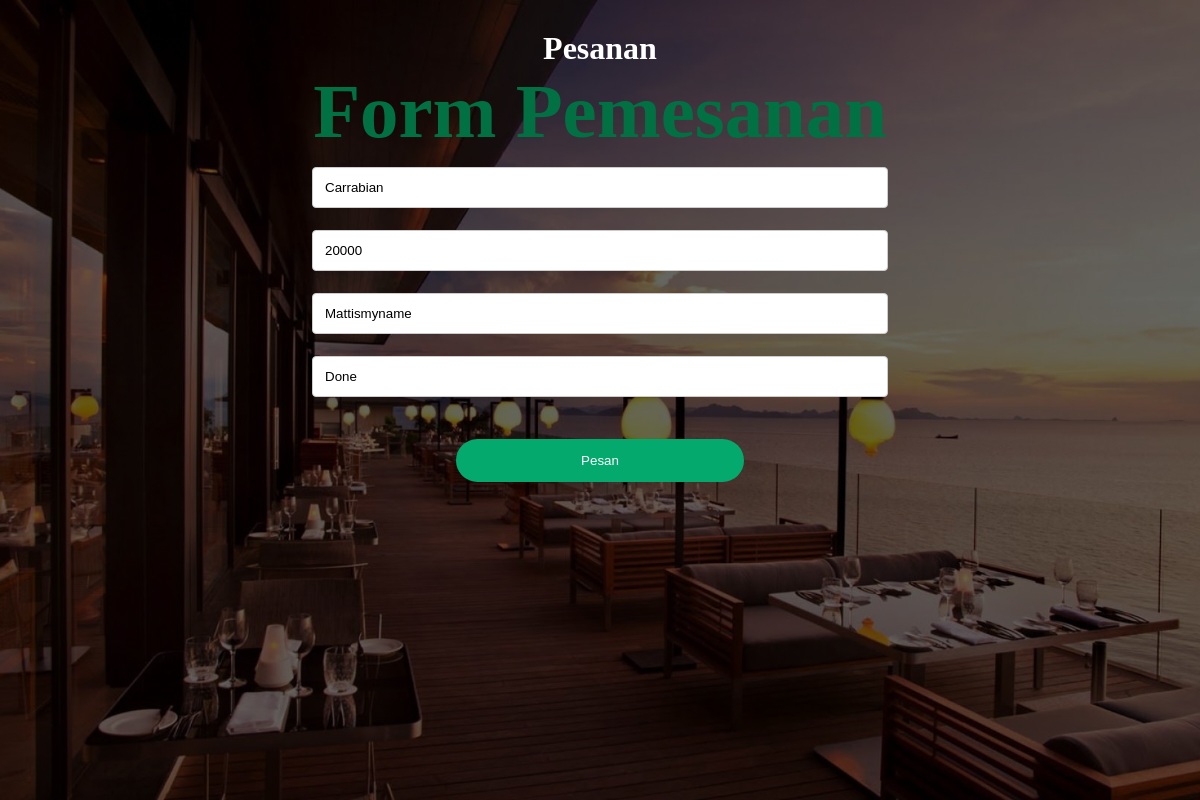
Screenshot of /panorama_cafe/update_pesanan.php?ID=1 (signed in) with the database file from the repository.
### tables this page shows
CREATE TABLE `daftar_pesanan` (
  `id` int(11) NOT NULL,
  `fullname` varchar(255) NOT NULL,
  `coffee` varchar(255) NOT NULL,
  `harga` varchar(255) NOT NULL,
  `status` varchar(255) NOT NULL
);

### panorama_cafe/update_pesanan.php (the view, shortened to what this page needs)
<!DOCTYPE html>
<html lang="en">
<head>
    <link rel="stylesheet" href="css/create_promo.css">
</head>
<body>
    <?php
        include 'config.php';
        try {
            $ID = $_GET['ID'];
            $Record = mysqli_query($koneksi, "SELECT * FROM daftar_pesanan WHERE id = $ID");
            $data = mysqli_fetch_array($Record);
        } catch (\Throwable $th) {
            header("location:read_promo_user.php");
        }
    ?>
    <header>
        <div class="wrapper">
            <center>
                <h1>Pesanan</h1>
            </center>
        </div>
        <center>
            <div class="content" id="content">
                <div class="textBox">
                    <h2><span>Form Pemesanan</span></h2>
                    <form action="" method="post" enctype="multipart/form-data">
                        <input type="text" id="coffee" name="coffee" value=<?php echo $data['coffee']?> placeholder="Coffee Name..."><br>
                        <input type="text" id="price" name="price" value=<?php echo $data['harga']?> placeholder="Price..."><br>
                        <input type="text" id="fullname" name="fullname" value=<?php echo $data['fullname']?> placeholder="Enter your Name..."><br>
                        <input type="text" id="status" name="status" value=<?php echo $data['status']?>><br><br>
                        <button type="submit" name="upload"
                        style=" background-color: #04AA6D;
                        color: white;
                        padding: 14px 20px;
                        margin: 8px 0;
                        border: none;
                        cursor: pointer;
                        border-radius: 30px;
                        width: 50%;"
                        >Pesan</button>
                    </form>
                </div>
            </div>
        </center>
    </header>
</body>
</html>

### panorama_cafe/css/create_promo.css (style rules this page uses)
* { margin: 0; padding: 0; }
header { background: linear-gradient(rgba(0, 0, 0, 0.6), rgba(0, 0, 0, 0.6)), url("../img/panorama_cafe.jpg"); height: 100vh; background-size: cover; background-repeat: no-repeat; background-attachment: fixed; background-position: center; position: relative; }
.wrapper { width: 1170px; margin: auto; color: #fff; padding-top: 30px; }
.content { width: 60%; position: relative; display: inline-block; justify-content: space-between; align-items: center; }
.content .textBox { position: relative; max-width: 80%; }
.content .textBox h2 { font-size: 4em; line-height: 1.4em; font-weight: 500; }
.content .textBox h2 span { color: #017143; font-size: 1.2em; font-weight: 900; }
input[type=text], select, textarea { width: 100%; padding: 12px; border: 1px solid #ccc; border-radius: 4px; box-sizing: border-box; margin-top: 6px; margin-bottom: 16px; resize: vertical; }

### rows the page displays
daftar_pesanan: coffee "Carrabian", price "20000", fullname "Mattismyname", status "Done"
